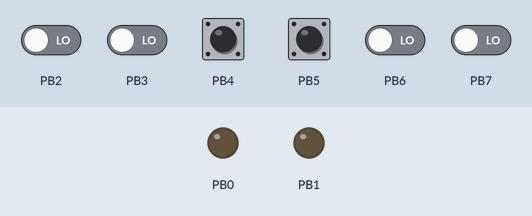
A program run on a simulated ATmega328P, built with avr-gcc and emulated at 16 MHz. Shown: output pins drawn as LEDs (lit = HIGH). Dashed ring = blinking. The inputs (shaded band) are chosen by the test bench; at power-on: PB4, PB5 HIGH, PB2, PB3, PB6, PB7 LOW.

Above: at 1.2 s.
1.3 s: PB4 pulled LOW for 0.15 s
At 1.64 s:
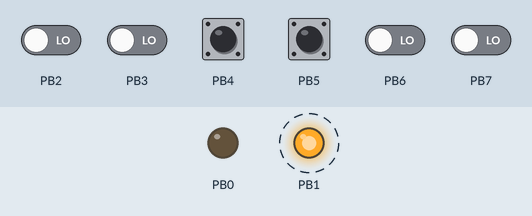
4.3 s: PB5 pulled LOW for 0.15 s
At 4.65 s:
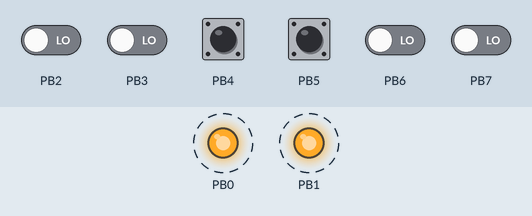
7.3 s: PB5 pulled LOW for 1 s
10.3 s: PB4 pulled LOW for 1 s
At 10.57 s:
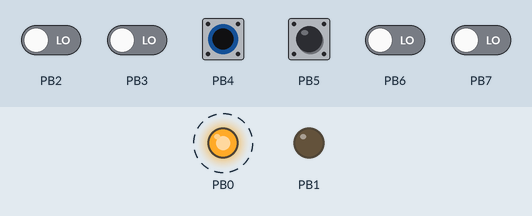
Timing chart, 0 to 13.3 s (numbered marks = the images above; inputs shaded):
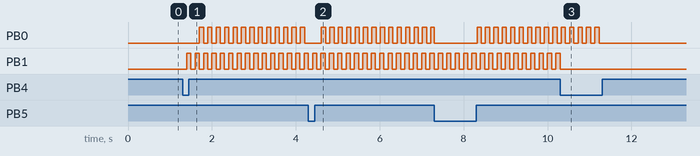

The program:

main.c
```c
/********************************************************************************
* main.c: Demonstration av datastruktur för implementering av timerkretsar
*         för inbyggda system. Två lysdioder anslutna till pin 8 - 9 (PORTB0 -
*         PORTB1) togglas mellan att vara avstängda samt blinka via toggling
*         med timerkretsar timer1 samt timer2, där timer1 togglar lysdioden
*         ansluten till pin 8 (PORTB0) och timer2 togglar lysdioden ansluten
*         till pin 9 (PORTB1). När timergenererat avbrott är aktiverat på en
*         given timer blinkar motsvarande lysdiod, annars hålls denna släckt.
*
*         För att toggla aktivering av timergenererade avbrott på timerkretsarna
*         används två tryckknappar anslutna till pin 12 - 13 (PORTB4 - PORTB4),
*         som PCI-avbrott har aktiverats på. Vid nedtryckning av tryckknappen
*         ansluten till pin 12 (PORTB4) togglas timergenererat avbrott på timer1,
*         medan nedtryckning av tryckknappen ansluten till pin 13 (PORTB5) medför
*         toggling av timergenererat avbrott på timer2.
*
*         För att undvika multipla avbrott på grund av kontaktstudsar vid
*         nedtryckning av tryckknapparna inaktiveras PCI-avbrott på I/O-port B
*         i 300 ms efter att avbrott sker. Räkningen genomförs av timerkrets
*         timer 0, som timergenererat avbrott aktiveras då aktiveras på.
*         Efter 300 ms har passerat återställs PCI-avbrott på I/O-port B
*         och timergenererat avbrott på timer 0 inaktiveras inför nästa
*         nedtryckning av tryckknapparna.
********************************************************************************/
#include "header.h"

/********************************************************************************
* main: Initierar systemet vid start, vilket innefattar initiering av lysdioder,
*       tryckknappar och timerkretsar. Programmet är i övrigt avbrottsgenererat.
********************************************************************************/
int main(void)
{
   setup();

   while (1)
   {

   }

   return 0;
}
```

adc.c
```c
/********************************************************************************
* adc.c: Innehåller funktionsdefinitioner för implementering av AD-omvandling
*        för analoga signaler via strukten adc.
********************************************************************************/
#include "adc.h"

/********************************************************************************
* adc_init: Initierar analog pin för avläsning och AD-omvandling av insignaler,
*           som antingen kan anges som ett tal mellan 0 - 5 eller via konstanter
*           A0 - A5 (som motsvarar heltal 14 - 19).
*
*           - self: Pekare till analog pin som ska användas för AD-omvandling.
*           - pin : Analog pin som ska läsas för AD-omvandling.
********************************************************************************/
void adc_init(struct adc* self,
              const uint8_t pin)
{
   if (pin >= 0 && pin <= 5)
   {
      self->pin = pin;
   }
   else if (pin >= 14 && pin <= 19)
   {
      self->pin = pin - 14;
   }

   self->pwm_on_us = 0;
   self->pwm_off_us = 0;

   (void)adc_read(self);
   return;
}

/********************************************************************************
* adc_read: Läser av en analog insignal och returnerar motsvarande digitala
*           motsvarighet mellan 0 - 1023.
*
*           - self: Pekare till analog pin som ska läsas av.
********************************************************************************/
uint16_t adc_read(const struct adc* self)
{
   ADMUX = (1 << REFS0) | self->pin;
   ADCSRA = (1 << ADEN) | (1 << ADSC) | (1 << ADPS2) | (1 << ADPS1) | (1 << ADPS0);
   while ((ADCSRA & (1 << ADIF)) == 0);
   ADCSRA = (1 << ADIF);
   return ADC;
}

/********************************************************************************
* adc_duty_cycle: Läser av en analog insignal och returnerar motsvarande
*                 duty_cycle som ett flyttal mellan 0 - 1.
*
*                 - self: Pekare till analog pin som ska läsas av.
********************************************************************************/
double adc_duty_cycle(const struct adc* self)
{
   return adc_read(self) / ADC_MAX;
}

/********************************************************************************
* adc_get_pwm_values: Läser av en analog insignal och beräknar on- och off-tid
*                     för PWM-generering, avrundat till närmaste heltal.
*
*                     - self         : Pekare till analog pin som ska läsas av.
*                     - pwm_period_us: PWM-perioden (on-tid + off-tid) mätt i
*                                      mikrosekunder (default = 10 000 us).
********************************************************************************/
void adc_get_pwm_values(struct adc* self,
                        uint16_t pwm_period_us)
{
   if (!pwm_period_us) pwm_period_us = 10000;
   self->pwm_on_us = (uint16_t)(adc_duty_cycle(self) * pwm_period_us + 0.5);
   self->pwm_off_us = pwm_period_us - self->pwm_on_us;
   return;
}
```

adc.h
```c
/********************************************************************************
* adc.h: Innehåller funktionalitet för enkel implementering av AD-omvandling
*        för analoga signaler via strukten adc. AD-omvandling sker via inläsning
*        av signaler från analoga pinnar A0 - A5 på  Arduino Uno, vilket
*        motsvarar PORTC0 - PORTC5 på ATmega328P.
*
*        Analoga insignaler mellan 0 - 5 V AD-omvandlas till digitala
*        motsvarigheter mellan 0 - 1023. Duty cycle kan användas för
*        PWM-generering och beräknas enligt nedan:
*
*                       duty cycle = ADC_result / ADC_MAX,
*
*       där ADC_result är resultat avläst från AD-omvandlaren OCH ADC_MAX
*       utgör högsta möjliga avlästa värde, vilket är 1023.0.
********************************************************************************/
#ifndef ADC_H_
#define ADC_H_

/* Inkluderingsdirektiv: */
#include "misc.h"

/* Makrodefinitioner: */
#define ADC_MAX 1023.0 /* Högsta digitala värde vid AD-omvandling (motsvarar 5 V). */

/********************************************************************************
* adc: Strukt för implementering av AD-omvandlare, som möjliggör avläsning
*      av insignaler från analoga pinnar samt beräkning av on- och off-tid för
*      PWM-generering (tiden som PWM-styrd utsignal ska vara hög respektive låg).
********************************************************************************/
struct adc
{
   uint8_t pin;         /* Analog pin som ska användas för avläsning. */
   uint16_t pwm_on_us;  /* On-tid för PWM-generering i mikrosekunder. */
   uint16_t pwm_off_us; /* Off-tid för PWM-generering i mikrosekunder. */
};

/********************************************************************************
* adc_init: Initierar analog pin för avläsning och AD-omvandling av insignaler,
*           som antingen kan anges som ett tal mellan 0 - 5 eller via konstanter
*           A0 - A5 (som motsvarar heltal 14 - 19).
*
*           - self: Pekare till analog pin som ska användas för AD-omvandling.
*           - pin : Analog pin som ska läsas för AD-omvandling.
********************************************************************************/
void adc_init(struct adc* self,
              const uint8_t pin);

/********************************************************************************
* adc_read: Läser av en analog insignal och returnerar motsvarande digitala
*           motsvarighet mellan 0 - 1023.
*
*           - self: Pekare till analog pin vars insignal ska AD-omvandlas.
********************************************************************************/
uint16_t adc_read(const struct adc* self);

/********************************************************************************
* adc_duty_cycle: Läser av en analog insignal och returnerar motsvarande
*                 duty cycle som ett flyttal mellan 0 - 1.
*
*                 - self: Pekare till analog pin vars insignal ska AD-omvandlas.
********************************************************************************/
double adc_duty_cycle(const struct adc* self);

/********************************************************************************
* adc_get_pwm_values: Läser av en analog insignal och beräknar on- och off-tid
*                     för PWM-generering, avrundat till närmaste heltal.
*
*                     - self         : Pekare till analog pin som ska läsas av.
*                     - pwm_period_us: PWM-perioden (on-tid + off-tid) mätt i
*                                      mikrosekunder (default = 10 000 us).
********************************************************************************/
void adc_get_pwm_values(struct adc* self,
                        uint16_t pwm_period_us);

#endif /* ADC_H_ */
```

button.c
```c
/********************************************************************************
* button.h: Innehåller funktionsdefinitioner för enkel implementering av
*           tryckknappar samt andra digitala inportar via strukten button.
********************************************************************************/
#include "button.h"

/********************************************************************************
* button_init: Initierar ny tryckknapp på angiven pin.
*
*              - self: Pekare till tryckknappen som ska initieras.
*              - pin : Tryckknappens pin-nummer på Arduino Uno, exempelvis 13.
*                      Alternativt kan motsvarande port-nummer på ATmega328P
*                      anges, exempelvis B5 för pin 13 eller D3 för pin 3.
********************************************************************************/
void button_init(struct button* self,
                 const uint8_t pin)
{
   if (pin >= 0 && pin <= 7)
   {
      self->pin = pin;
      self->pullup = &PORTD;
      self->input = &PIND;
      self->pcmsk = &PCMSK2;
      self->pcint = PCINT2;
   }
   else if (pin >= 8 && pin <= 13)
   {
      self->pin = pin - 8;
      self->pullup = &PORTB;
      self->input = &PINB;
      self->pcmsk = &PCMSK0;
      self->pcint = PCINT0;
   }
   else if (pin >= 14 && pin <= 19)
   {
      self->pin = pin - 14;
      self->pullup = &PORTC;
      self->input = &PINC;
      self->pcmsk = &PCMSK1;
      self->pcint = PCINT1;
   }

   (*self->pullup) |= (1 << self->pin);
   return;
}

/********************************************************************************
* button_clear: Nollställer tryckknapp samt motsvarande pin.
*
*               - self: Pekare till tryckknappen som ska nollställas.
********************************************************************************/
void button_clear(struct button* self)
{
   button_disable_interrupt(self);
   (*self->pullup) &= ~(1 << self->pin);

   self->pin = 0;
   self->pullup = 0;
   self->input = 0;
   self->pcmsk = 0;
   self->pcint = 0;
   return;
}

/********************************************************************************
* button_enable_interrupt: Aktiverar PCI-avbrott på angiven tryckknapp så att
*                          event på tryckknappens pin medför avbrott, både på
*                          stigande och fallande flank. Kontroll av flank måste
*                          skötas av användaren, förslagsvis via avläsning i
*                          motsvarande avbrottsrutin.
*
*                          Nedan visas sambandet mellan använd I/O-port samt
*                          avbrottsvektorn för motsvarande avbrottsrutin:
*
*                          I/O-port     pin (Arduino Uno)     Avbrottsvektor
*                             B              8 - 13             PCINT0_vect
*                             C             A0 - A5             PCINT1_vect
*                             D              0 - 7              PCINT2_vect
*
*                          - self: Pekare till tryckknappen som PCI-avbrott
*                                  ska aktiveras på.
********************************************************************************/
void button_enable_interrupt(struct button* self)
{
   asm("SEI");
   PCICR |= (1 << self->pcint);
   *(self->pcmsk) |= (1 << self->pin);
   return;
}

/********************************************************************************
* button_toggle_interrupt: Togglar aktivering av PCI-avbrott på angiven
*                          tryckknapp. Om avbrott är aktiverat vid anrop
*                          så sker inaktivering. På samma sätt gäller att om
*                          avbrott är inaktiverat vid anrop så sker aktivering.
*
*                          - self: Pekare till tryckknappen som aktivering av
*                                  PCI-avbrott ska inaktiveras på.
********************************************************************************/
void button_toggle_interrupt(struct button* self)
{
   if (button_interrupt_enabled(self))
   {
      button_disable_interrupt(self);
   }
   else
   {
      button_enable_interrupt(self);
   }

   return;
}
```

header.h
```c
/********************************************************************************
* header.h: Innehåller globala objekt och deklarationer för implementering av
*           det inbyggda systemet.
********************************************************************************/
#ifndef HEADER_H_
#define HEADER_H_

/* Inkluderingsdirektiv: */
#include "led.h"
#include "button.h"
#include "timer.h"

/* Deklaration av globala objekt: */
extern struct led l1, l2;       /* Lysdioder. */
extern struct button b1, b2;    /* Tryckknappar. */
extern struct timer t0, t1, t2; /* Timerkretsar. */

/********************************************************************************
* setup: Initierar det inbyggda systemet. Lysdioder initieras på pin 8 - 9,
*        tryckknappar initieras med aktiverade PCI-avbrott på pin 12 - 13
*        och samtliga timerkretsar konfigureras, där timer 0 sätts till att
*        löpa ut efter 300 ms (för att temporärt inaktivera PCI-avbrott på
*        I/O-port B efter nedtryckning för att undvika multipla avbrott orsakat
*        av kontaktstudsar, medan timer 1 - 2 sätts till att löpa ut efter
*        100 ms (för blinkning via toggling av lysdioder).
********************************************************************************/
void setup(void);

#endif /* HEADER_H_ */
```

interrupts.c
```c
/********************************************************************************
* interrupts.c: Innehåller avbrottsrutiner.
********************************************************************************/
#include "header.h"

/********************************************************************************
* ISR (PCINT0_vect): Avbrottsrutin som äger rum vid nedtryckning/uppsläppning
*                    av någon av tryckknapparna. Beroende på vilken tryckknapp
*                    som trycks ned så togglas antingen timer 1 eller timer 2.
*                    Vid uppsläppning av en tryckknapp görs ingenting.
*
*                    Oavsett vad som orsakade avbrottet inaktiveras PCI-avbrott
*                    på I/O-port B i 300 millisekunder via timer 0 för att
*                    undvika multipla avbrott orsakade av kontaktstudsar.
********************************************************************************/
ISR (PCINT0_vect)
{
   disable_pin_change_interrupt(IO_PORTB);
   timer_enable_interrupt(&t0);

   if (button_is_pressed(&b1))
   {
      timer_toggle_interrupt(&t1);
      if (!timer_interrupt_enabled(&t1))
      {
         led_off(&l1);
      }
   }
   else if (button_is_pressed(&b2))
   {
      timer_toggle_interrupt(&t2);
      if (!timer_interrupt_enabled(&t2))
      {
         led_off(&l2);
      }
   }

   return;
}

/********************************************************************************
* ISR (TIMER0_OVF_vect): Avbrottsrutin som äger rum vid overflow av timer 0,
*                        dvs. uppräkning till 256, vilket sker var 0.128:e
*                        millisekund när timern är aktiverad.
*
*                        Timern räknas upp via uppräkning av varje passerat
*                        avbrott. När timern löper ut (när beräknat antal
*                        avbrott för specificerad tid har räknats upp) så
*                        återaktiveras PCI-avbrott på I/O-port B (som har
*                        stängts av i 300 millisekunder för att undvika
*                        multipla avbrott orsakat av kontaktstudsar), följt
*                        av att timern stängs av.
********************************************************************************/
ISR (TIMER0_OVF_vect)
{
   timer_count(&t0);

   if (timer_elapsed(&t0))
   {
      enable_pin_change_interrupt(IO_PORTB);
      timer_disable_interrupt(&t0);
   }

   return;
}

/********************************************************************************
* ISR (TIMER1_COMPA_vect): Avbrottsrutin som äger rum vid uppräkning till 256 av
*                          timer 1 i CTC Mode, vilket sker var 0.128:e
*                          millisekund när timern är aktiverad.
*
*                          Timern räknas upp via uppräkning av varje passerat
*                          avbrott. När timern löper ut (när beräknat antal
*                          avbrott för specificerad tid har räknats upp) så
*                          togglas lysdiod 1.
********************************************************************************/
ISR (TIMER1_COMPA_vect)
{
   timer_count(&t1);

   if (timer_elapsed(&t1))
   {
      led_toggle(&l1);
   }

   return;
}

/********************************************************************************
* ISR (TIMER2_OVF_vect): Avbrottsrutin som äger rum vid overflow av timer 2,
*                        dvs. uppräkning till 256, vilket sker var 0.128:e
*                        millisekund när timern är aktiverad.
*
*                        Timern räknas upp via uppräkning av varje passerat
*                        avbrott. När timern löper ut (när beräknat antal
*                        avbrott för specificerad tid har räknats upp) så
*                        togglas lysdiod 2.
********************************************************************************/
ISR (TIMER2_OVF_vect)
{
   timer_count(&t2);

   if (timer_elapsed(&t2))
   {
      led_toggle(&l2);
   }

   return;
}
```

Source omitted: button.h (5829 bytes), led.c (2379 bytes), led.h (4045 bytes), led_vector.c (6389 bytes), led_vector.h (8120 bytes), misc.c (2041 bytes), misc.h (4553 bytes), setup.c (1418 bytes), timer.c (6861 bytes), timer.h (7986 bytes)

Measured:
- after the input at 1.3 s, PB0: alternates HIGH for 0.10 s and LOW for 0.10 s, starting after 0.40 s; PB1: alternates HIGH for 0.10 s and LOW for 0.10 s, starting after 0.10 s
- after the input at 10.3 s, PB0: goes on until 11.2 s, then stays LOW; PB1: stops changing and stays LOW
